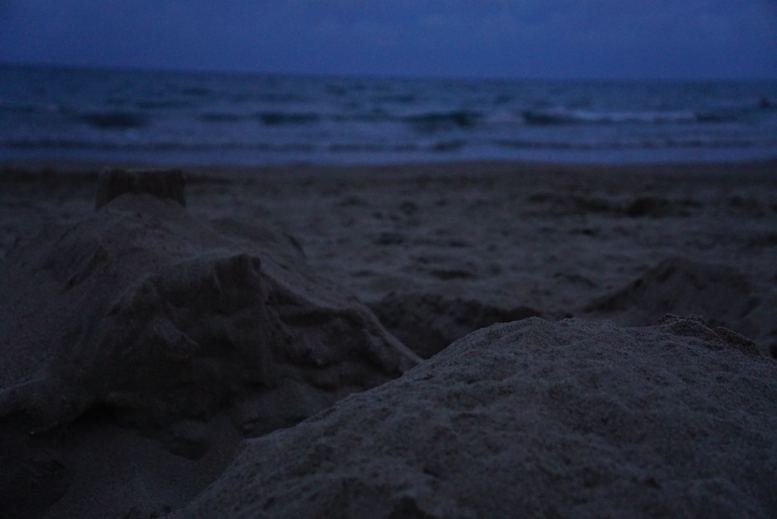
%> input picture LAB2/plaza1.png, 777 x 519 px
$ octave zad4.m   (GNU Octave 9; MATLAB toolbox functions it lacks are replaced by stand-ins)
%> lines starting %> are read from the running program, lines starting %| are printed output that depends on the picture
img = imread('plaza1.png');
%> img is the input picture: size 519x777x3 uint8; mean R, G, B 34.7, 42.5, 63.6
img_double = double(img);

red_channel = img_double(:,:,1);
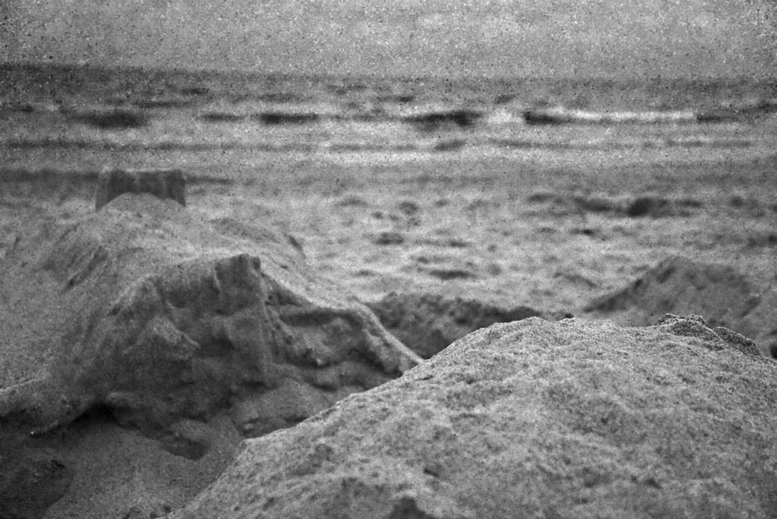
%> red_channel: size 519x777 double; min 2, max 69, mean 34.7; drawn with min black and max white
red_min = min(red_channel(:));
%> red_min = 2
red_max = max(red_channel(:));
%> red_max = 69
red_scaled = (red_channel - red_min) * 255 / (red_max - red_min);

green_channel = img_double(:,:,2);
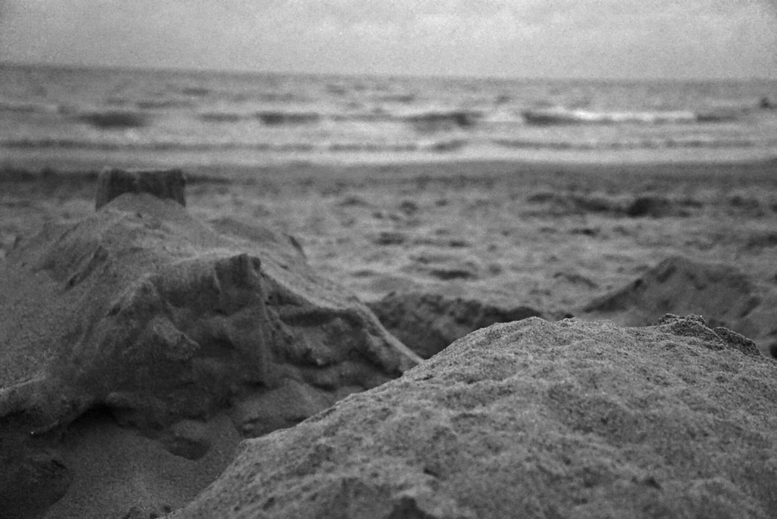
%> green_channel: size 519x777 double; min 2, max 92, mean 42.5; drawn with min black and max white
green_min = min(green_channel(:));
%> green_min = 2
green_max = max(green_channel(:));
%> green_max = 92
green_scaled = (green_channel - green_min) * 255 / (green_max - green_min);

blue_channel = img_double(:,:,3);
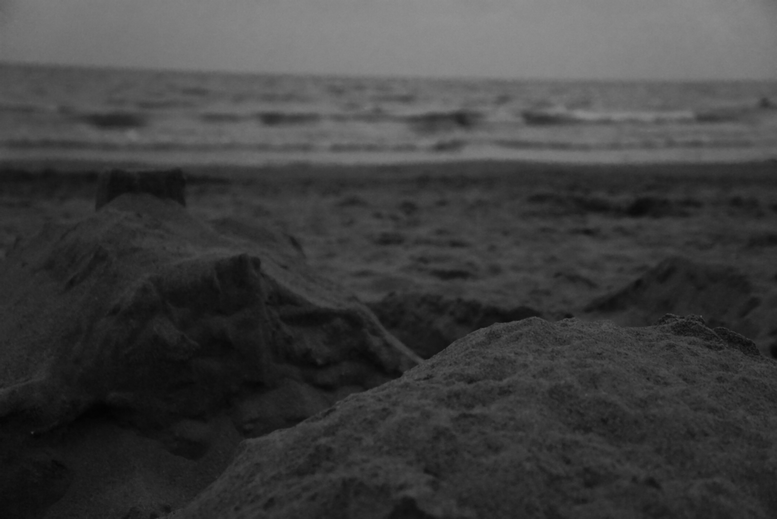
%> blue_channel: size 519x777 double; min 2, max 145, mean 63.6
blue_min = min(blue_channel(:));
%> blue_min = 2
blue_max = max(blue_channel(:));
%> blue_max = 145
blue_scaled = (blue_channel - blue_min) * 255 / (blue_max - blue_min);
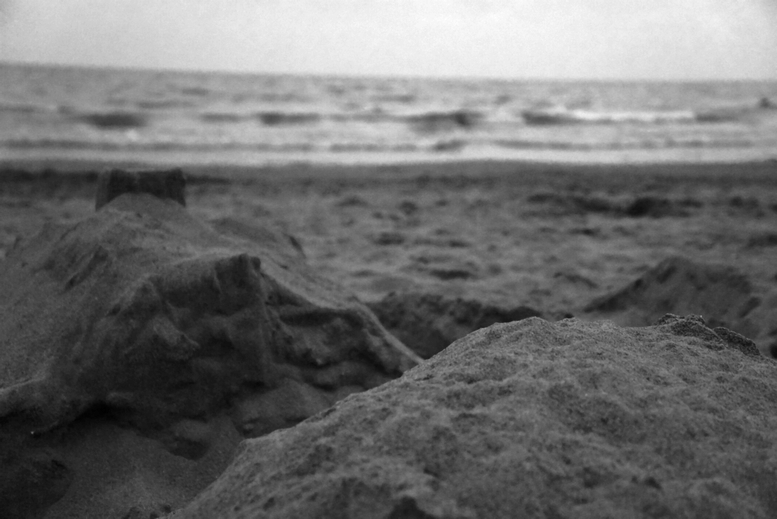
%> blue_scaled: size 519x777 double; min 0, max 255, mean 109.8

img_scaled = cat(3, uint8(red_scaled), uint8(green_scaled), uint8(blue_scaled));
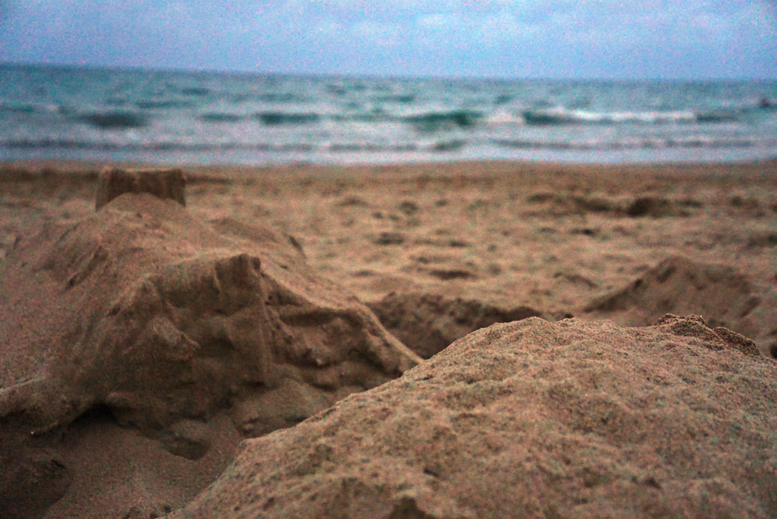
%> img_scaled: size 519x777x3 uint8; mean R, G, B 124.5, 114.9, 109.8

figure;
subplot(1, 2, 1);
imshow(img);
title('org');

subplot(1, 2, 2);
imshow(img_scaled);
title('zmieniony');

all_pixels_scaled = reshape(img_scaled, [], 1);
red_channel_scaled = reshape(img_scaled(:,:,1), [], 1);
green_channel_scaled = reshape(img_scaled(:,:,2), [], 1);
blue_channel_scaled = reshape(img_scaled(:,:,3), [], 1);

figure;
subplot(2, 2, 1);
hist(all_pixels_scaled, 100);
title('R+G+B');

subplot(2, 2, 2);
hist(red_channel_scaled, 100);
title('R)');

subplot(2, 2, 3);
hist(green_channel_scaled, 100);
title('G');

subplot(2, 2, 4);
hist(blue_channel_scaled, 100);
title('B');
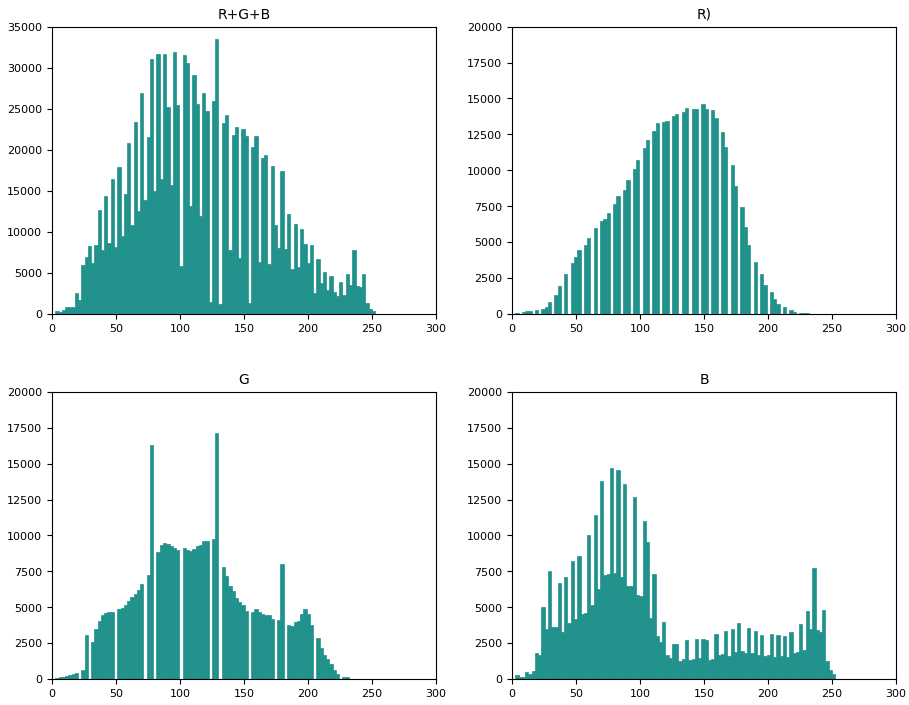
%> figure redrawn from the program's plot data, 4 panels; panel 1: tallest bar 33464 high, from x = 127.5 to 130.1; panel 2: tallest bar 14630 high, from x = 147.9 to 150.4; panel 3: tallest bar 17119 high, from x = 127.5 to 130.1; panel 4: tallest bar 14695 high, from x = 76.5 to 79.05
